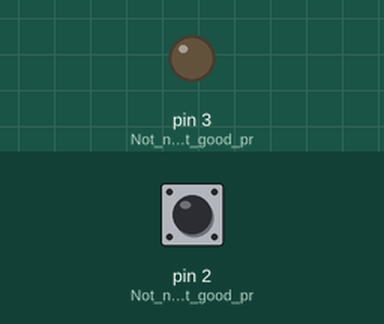
This sketch was run on a simulated Arduino Uno, built with avr-gcc and run on an emulated ATmega328P. Parts: output pins drawn as LEDs (lit = HIGH). The test bench sets the inputs (shaded band); at power-on: pin 2 (Not_necessary_but_good_pr) LOW.

Above: at 1.2 s.
1.3 s: pin 2 (Not_necessary_but_good_pr) pulled HIGH for 0.15 s
At 1.37 s:
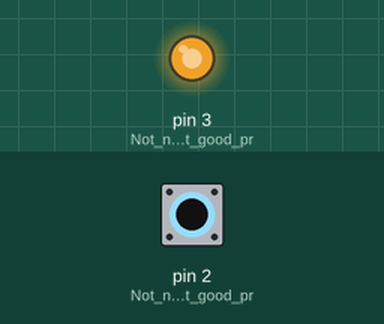
2.9 s: pin 2 (Not_necessary_but_good_pr) pulled HIGH for 3.2 s
At 7.3 s:
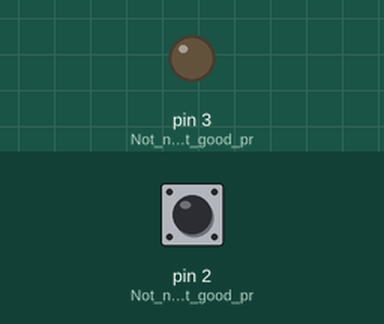
Timing chart, 0 to 8.8 s (numbered marks = the images above; inputs shaded):
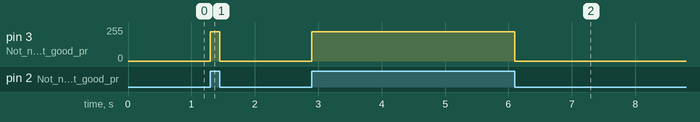

Measured:
- after the input at 1.3 s, pin 3 (Not_necessary_but_good_pr): 0/255 → 220/255 at once, → 0/255 0.15 s later
- after the input at 2.9 s, pin 3 (Not_necessary_but_good_pr): 0/255 → 220/255 at once, → 0/255 3.2 s later

The sketch:

testMotorWithSwitch.ino
```cpp
/* Control analogWrite() according to input using digitalRead().
   Could be used to move a motor when a button is pressed

   1/25/17 - Michael Shiloh - Initial creation
   based on setMotorSpeed example from
   https://github.com/michaelshiloh/Mechatronics-Spring-2017/tree/master/examples/setMotorSpeed

   Pin usage:
   3 - some output device, e.g. a transistor controlling a motor
   2 - some digital input device, e.g. a switch
*/

void setup() {
  pinMode (3, OUTPUT);// Not necessary but good practice for clarity
  pinMode (2, INPUT); // Not necessary but good practice for clarity
}

// Must always have a loop() function, even if there is nothing in it
void loop() {

  if (HIGH == digitalRead(2) ) {
    analogWrite(3, 220);    // this is the slowest my motor would still turn
  } else {
    analogWrite(3, 0);    // motor off
  }
}
```
